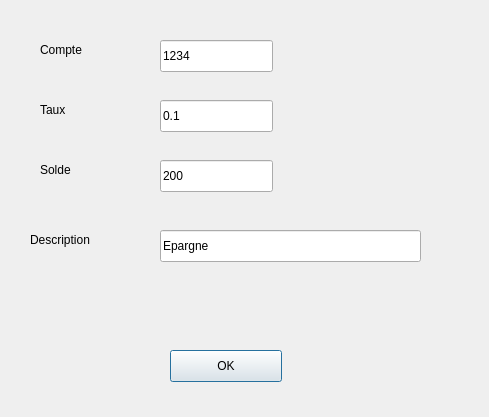
<?xml version="1.0" encoding="UTF-8"?>
<ui version="4.0">
 <class>DialogAjoutEpargne</class>
 <widget class="QDialog" name="DialogAjoutEpargne">
  <property name="geometry">
   <rect>
    <x>0</x>
    <y>0</y>
    <width>489</width>
    <height>417</height>
   </rect>
  </property>
  <property name="windowTitle">
   <string>DialogAjoutEpargne</string>
  </property>
  <widget class="QLabel" name="label">
   <property name="geometry">
    <rect>
     <x>40</x>
     <y>40</y>
     <width>76</width>
     <height>20</height>
    </rect>
   </property>
   <property name="text">
    <string>Compte</string>
   </property>
  </widget>
  <widget class="QLabel" name="label_2">
   <property name="geometry">
    <rect>
     <x>40</x>
     <y>100</y>
     <width>76</width>
     <height>20</height>
    </rect>
   </property>
   <property name="text">
    <string>Taux</string>
   </property>
  </widget>
  <widget class="QLabel" name="label_3">
   <property name="geometry">
    <rect>
     <x>40</x>
     <y>160</y>
     <width>76</width>
     <height>20</height>
    </rect>
   </property>
   <property name="text">
    <string>Solde</string>
   </property>
  </widget>
  <widget class="QLabel" name="label_4">
   <property name="geometry">
    <rect>
     <x>30</x>
     <y>230</y>
     <width>101</width>
     <height>20</height>
    </rect>
   </property>
   <property name="text">
    <string>Description</string>
   </property>
  </widget>
  <widget class="QLineEdit" name="descriptionEpargne">
   <property name="geometry">
    <rect>
     <x>160</x>
     <y>230</y>
     <width>261</width>
     <height>32</height>
    </rect>
   </property>
   <property name="text">
    <string>Epargne</string>
   </property>
  </widget>
  <widget class="QPushButton" name="OK">
   <property name="geometry">
    <rect>
     <x>170</x>
     <y>350</y>
     <width>112</width>
     <height>32</height>
    </rect>
   </property>
   <property name="text">
    <string>OK</string>
   </property>
  </widget>
  <widget class="QLineEdit" name="noCompteEpargne">
   <property name="geometry">
    <rect>
     <x>160</x>
     <y>40</y>
     <width>113</width>
     <height>32</height>
    </rect>
   </property>
   <property name="text">
    <string>1234</string>
   </property>
  </widget>
  <widget class="QLineEdit" name="tauxInteretEpargne">
   <property name="geometry">
    <rect>
     <x>160</x>
     <y>100</y>
     <width>113</width>
     <height>32</height>
    </rect>
   </property>
   <property name="text">
    <string>0.1</string>
   </property>
  </widget>
  <widget class="QLineEdit" name="soldeEpargne">
   <property name="geometry">
    <rect>
     <x>160</x>
     <y>160</y>
     <width>113</width>
     <height>32</height>
    </rect>
   </property>
   <property name="text">
    <string>200</string>
   </property>
  </widget>
 </widget>
 <resources/>
 <connections>
  <connection>
   <sender>OK</sender>
   <signal>clicked()</signal>
   <receiver>DialogAjoutEpargne</receiver>
   <slot>slotAjoutEpargne()</slot>
   <hints>
    <hint type="sourcelabel">
     <x>225</x>
     <y>365</y>
    </hint>
    <hint type="destinationlabel">
     <x>244</x>
     <y>208</y>
    </hint>
   </hints>
  </connection>
 </connections>
 <slots>
  <slot>slotAjoutEpargne()</slot>
 </slots>
</ui>
